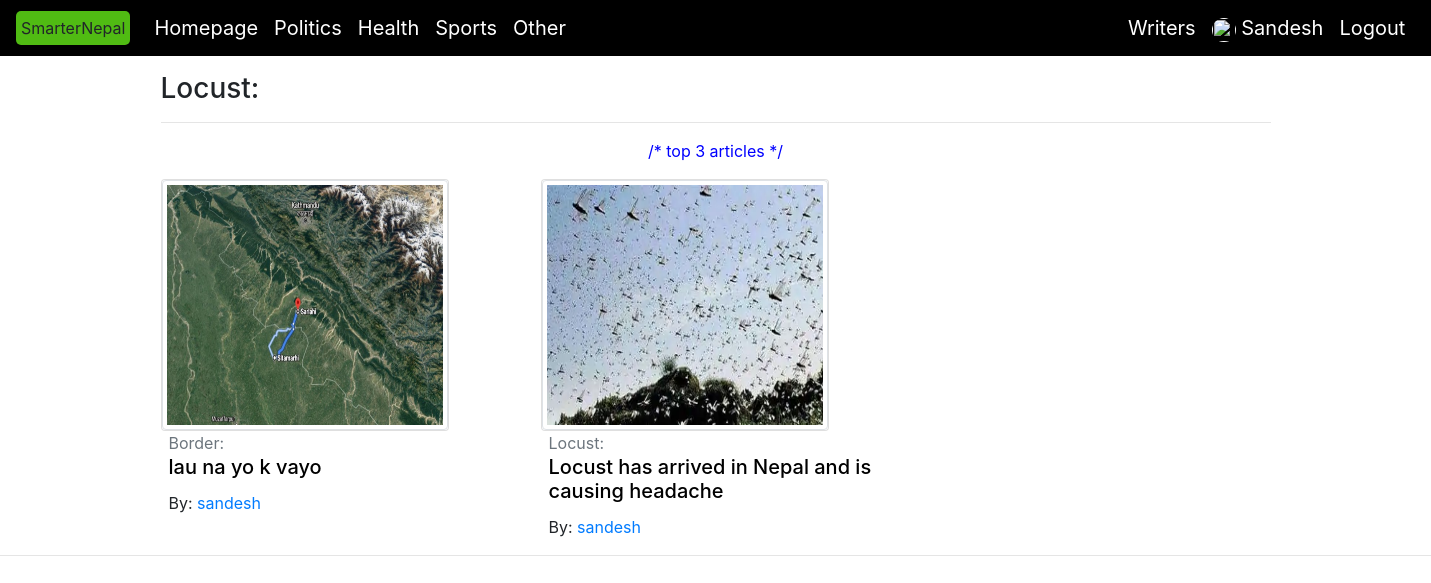
The app's page /trending_top2/ (signed in) with its own data.
### trending/models.py (models this page shows, shortened)
class trending_top2(models.Model):
    title           = models.CharField(max_length=15, null = True)
    author          = models.ForeignKey(User, on_delete= models.CASCADE, null= True)
    post_title      = models.CharField(max_length=55, null=True)
    paragraph1      = models.TextField(blank=False, null= True)
    date_posted     = models.DateTimeField(auto_now_add=True,auto_now = False,null=True)
    image           = models.ImageField(null = True, upload_to = 'trending_pics')
    paragraph2      = models.TextField(null=True)
    slug            = models.SlugField(null = True, max_length=10, blank = True)

### trending/views.py (the view)
# urls.py: path('trending_top2/', trending_views.trending_top_2, name = 'trending_top2'),
def trending_top_2(request):
    title               = trending_top2.objects.first()
    top_3               = trending_top2 .objects.all().order_by('-date_posted')[:3]
    context             = {'title':title,'top_3':top_3}
    return render (request , 'trending/trending_top2.html',context)

### trending/templates/trending/trending_top2.html (shortened to what this page needs)
{% extends 'main_page/base.html' %}
{% block trending %}
<div class="container">
<h3 class="mt-3"> {{title.title}}: </h3><hr>
<p class="text-center" style="color: blue;">/* top 3 articles */ </p>
<div class="row">
    {% for objects in top_3 %}
   <div class="col-md-4">
       <div class="card " style="width: 18rem;">
            <img src=" {{objects.image.url}}" class="img-fluid img-thumbnail" style="height: 250px; width: 500px;"> </a>
        </div>
        <span class="text-muted ml-2" > {{objects.title}}:</span>
        <a href="#" style="color: black; text-decoration: none;">
        <a href="{% url 'trending_top2_detail' objects.slug %} " style="text-decoration: none; color: black;">    <h5 class="card-title  pl-2">  {{objects.post_title}} </h5>
        </a>
        <p class="card-text pl-2">By:<a href="#" style = "text-decoration: none;">  {{objects.author}} </a></p>
    </div>
    {% endfor %}
</div>
</div><hr>
{% endblock %}

### main_page/templates/main_page/navbar.html (shortened to what this page needs)
{% load static %}
  <nav class="navbar navbar-expand-lg navbar-dark sticky-top dd " style="background-color: black;">
    <a class="text" style="padding: 5px;" id="smart" >SmarterNepal </a>
      <a class="navbar-brand pl-4" href=" {% url 'homepage' %} ">Homepage </a>
        <div class="collapse navbar-collapse" id="navbarNav">
          <ul class="navbar-nav">
            <li class="nav-item active">
              <a class="navbar-brand" href="{% url 'politic' %}"> Politics </a>
            </li>
            <li class="nav-item">
              <a class="navbar-brand" href=" {% url 'health' %} ">Health</a>
            </li>
            <li class="nav-item">
                <a class="navbar-brand" href=" {% url 'sports' %} ">Sports</a>
            </li>
            <li class="nav-item">
                <a class="navbar-brand" href=" {% url 'others' %}  ">Other</a>
              </li>
            {% if user.is_authenticated  %}
          <li class="nav-item">
          </li>
          <li class="nav-item">
            <a class="navbar-brand "  href="{% url 'writers' %}">Writers</a>
          </li>
            <li class="nav-item">
            <a class="navbar-brand "  href="" >
              <img src="{{user.profile.image.url}}" alt="" class="img-fluid  rounded-circle " style="width: 24px; height: 24px;">
              {{user.username|capfirst}}
            </a>
            </li>
            <li class="nav-item">
              <a class="navbar-brand "  href="#">Logout</a>
            </li>
              {% endif %}
          </ul>
        </div>
      </nav>

### static/css/nav.css (style rules this page uses)
#smart { background-color: rgb(80, 187, 19); border-collapse: collapse; border-radius: 5px; }

### records on screen
trending_top2: title "Locust", image (picture), post_title "Locust has arrived in Nepal and is causing headache", author "sandesh"
trending_top2: image (picture), title "Border", post_title "lau na yo k vayo", author "sandesh"

### other values on screen
{{ user.username|capfirst }} "Sandesh"
